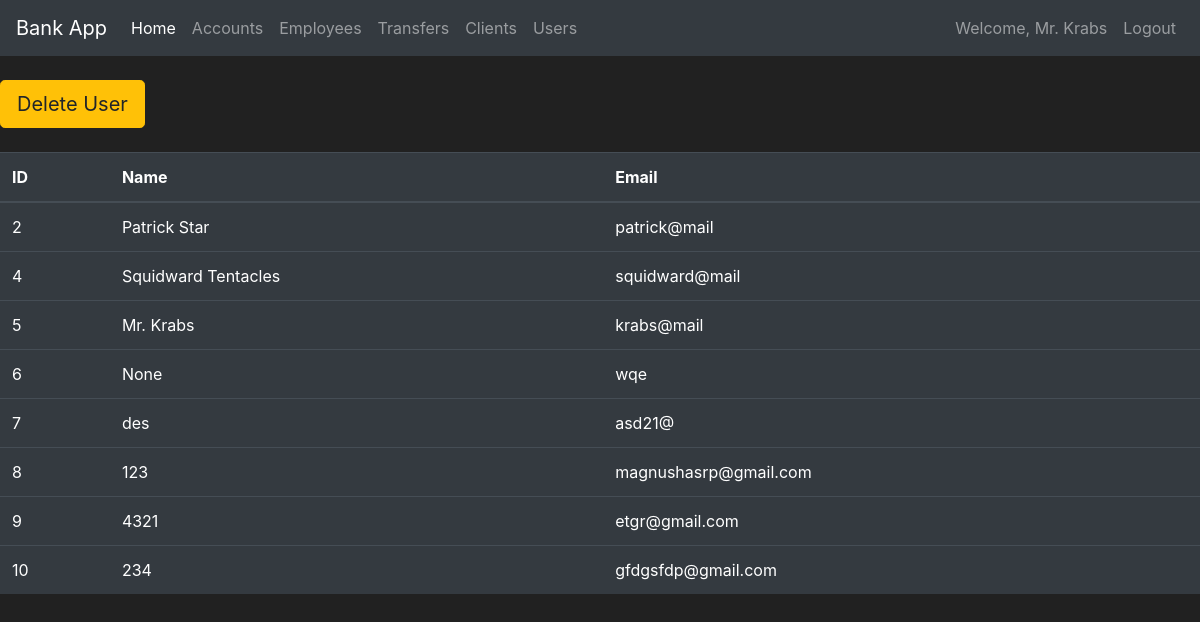
Before: /users (signed in) with the older database file.
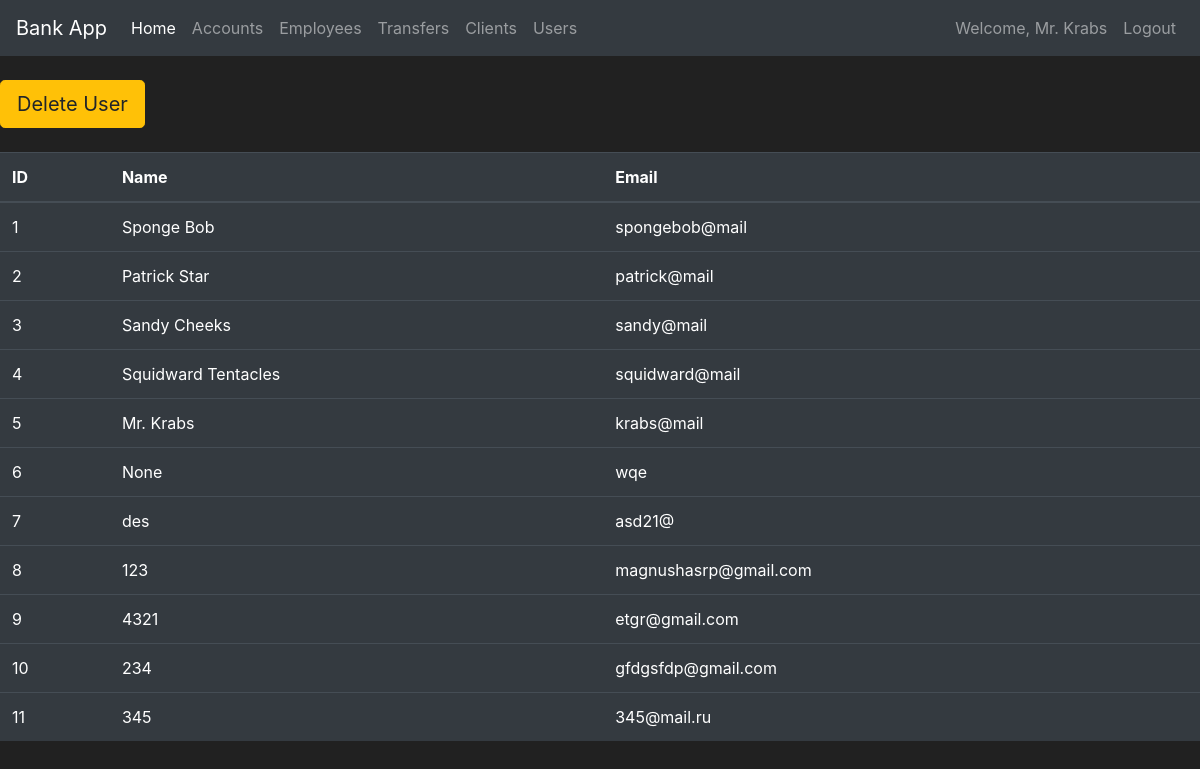
After: the same page with the newer database file.
### bank/models.py (models this page shows, shortened)
class User(db.Model, UserMixin):
    id = db.Column(db.Integer(), primary_key=True, autoincrement=True)
    name = db.Column(db.String())
    email = db.Column(db.String())
    password = db.Column(db.String)

### bank/routes.py (the view)
@app.route('/users')
@login_required
def users_page():
    users = User.query.all()
    return render_template("users.html", users=users)

### bank/models.py (called while the page is built)
@login_manager.user_loader
def load_user(user_id):
    return User.query.get(int(user_id))

### bank/templates/users.html (shortened to what this page needs)
{% extends "layout.html" %}
{% block body %}
<br>
<div class="expand-md">
    <a class="btn  btn-lg btn-outline btn-warning btn-primary" href="{{ url_for('delete_user_page') }}">Delete User</a>
</div>
<br>
<table id="data" class="table table-hover table-dark">
    <thead>
    <tr>
        <th>ID</th>
        <th>Name</th>
        <th>Email</th>
    </tr>
    </thead>
    <tbody>
    {% for user in users %}
    <tr>
        <td>{{ user.id }}</td>
        <td>{{ user.name }}</td>
        <td>{{ user.email }}</td>
    </tr>
    {% endfor %}
    </tbody>
</table>
{% endblock %}

### bank/templates/layout.html (shortened to what this page needs)
<!doctype html>
<html lang="en">
<head>
    <link rel="stylesheet" href="https://cdn.jsdelivr.net/npm/bootstrap@4.5.3/dist/css/bootstrap.min.css"
>
</head>
<body>
<nav class="navbar navbar-expand-md navbar-dark bg-dark">
    <a class="navbar-brand" href="{{ url_for('home_page') }}">Bank App</a>
    <div class="collapse navbar-collapse" id="navbarNav">
        <ul class="navbar-nav mr-auto">
            <li class="nav-item active">
                <a class="nav-link" href="{{ url_for('home_page') }}">Home <span class="sr-only">(current)</span></a>
            </li>
            <li class="nav-item">
                <a class="nav-link" href="{{ url_for('accounts_page') }}">Accounts</a>
            </li>
            <li class="nav-item">
                <a class="nav-link" href="{{ url_for('employees_page') }}">Employees</a>
            </li>
            <li class="nav-item">
                <a class="nav-link" href="{{ url_for('transfer_page') }}">Transfers</a>
            </li>
            <li class="nav-item">
                <a class="nav-link" href="{{ url_for('clients_page') }}">Clients</a>
            </li>
            <li class="nav-item">
                <a class="nav-link" href="{{ url_for('users_page') }}">Users</a>
            </li>
        </ul>
        {% if current_user.is_authenticated %}
            <ul class="navbar-nav">
                <li class="nav-item">
                    <a class="nav-link">Welcome, {{ current_user.name }}</a>
                </li>
                <li class="nav-item">
                    <a class="nav-link" href="{{ url_for('logout_page') }}">Logout</a>
                </li>
            </ul>
        {% endif %}
    </div>
</nav>
{% block body %}
{% endblock %}
</body>
</html>

### bank/templates/layout.html (style rules this page uses)
body { background-color: #212121; color: white }

Changed rows visible on the page:
added User: id "1", name "Sponge Bob", email "spongebob@mail"
added User: id "3", name "Sandy Cheeks", email "sandy@mail"
added User: id "11", name "345", email "345@mail.ru"
